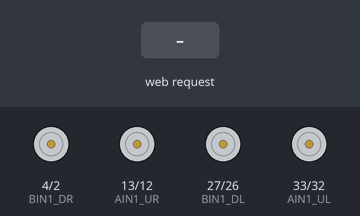
Simulated run of this program. Board: ESP32. Parts: motor-driver pin pairs drawn as motors (green arrow = first pin HIGH = forward, orange = second pin HIGH = backward, longer = more drive). Inputs (shaded band) come from the test bench. WiFi joins after 1.5 s; servers stay silent unless stated; what the program prints to the serial monitor is not drawn.

Above: at 2.7 s.
2.8 s: HTTP request GET /UL received
At 3.8 s:
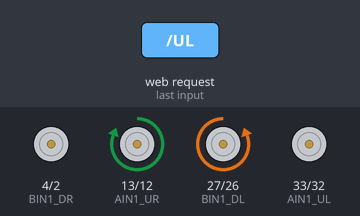
4.3 s: HTTP request GET /FW received
At 4.9 s:
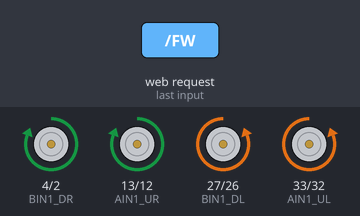
5.8 s: HTTP request GET /UR received
At 6.1 s:
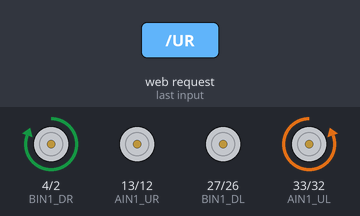
7.3 s: HTTP request GET /SL received
At 8.4 s:
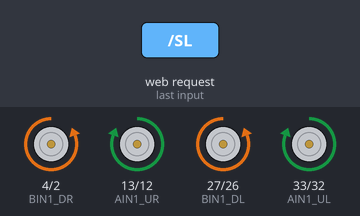
8.8 s: HTTP request GET /SR received
At 9.6 s:
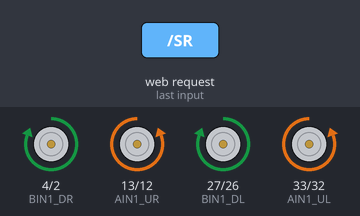
10.3 s: HTTP request GET /LL received
At 10.7 s:
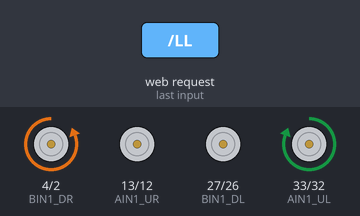
Timing chart, 0 to 12.8 s (numbered marks = the images above; inputs shaded):
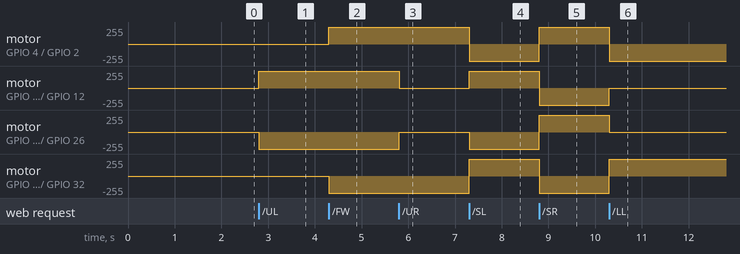

The program:

main.cpp
```cpp
#include <ArduinoOTA.h>
#include <WiFi.h>

#define MAX_CHANNEL 8

const char *ssid = "hoge";
const char *password = "moge";

// pin assign
const int AIN1_UL = 33;
const int AIN2_UL = 32;
const int PWMA_UL = 25;
const int BIN1_DL = 27;
const int BIN2_DL = 26;

const int AIN1_UR = 13;
const int AIN2_UR = 12;
const int PWMA_UR = 23;
const int BIN1_DR = 4;
const int BIN2_DR = 2;

const int Trig1 = 14;
const int Trig2 = 15;
const int Trig3 = 16;
const int Trig4 = 17;

const int Echo1 = 18;
const int Echo2 = 19;
const int Echo3 = 21;
const int Echo4 = 22;

const int CHANNEL_0 = 0;
const int CHANNEL_1 = 1;
const int CHANNEL_2 = 2;
const int CHANNEL_3 = 3;
const int CHANNEL_4 = 4;
const int CHANNEL_5 = 5;
const int CHANNEL_6 = 6;
const int CHANNEL_7 = 7;

const int LEDC_TIMER_BIT = 8;       // PWM range(8bit:0〜255、10bit:0〜1023)
const int LEDC_BASE_FREQ = 150000;  // Frequency[Hz]
const int VALUE_MAX = 255;          // MAX PWM

enum e_action {
  FW,  // forward
  TR,  // turn right
  TL,  // turn left
  BK,  // back
  SR,  // sideways right
  SL,  // sideways left
  UR,  // upper right
  UL,  // upper left
  LR,  // lower right
  LL,  // lower left
  ST   // stop
};

void setPWM(e_action action) {
  int tgt_pwm[MAX_CHANNEL];
  int w;

  // const int wait_PWM = 1;   //for cancelling mobile battery's auto power off
  const int wait_PWM = 0;

  w = VALUE_MAX;
  switch (action) {
    case FW:
      tgt_pwm[0] = 0;
      tgt_pwm[1] = w;
      tgt_pwm[2] = 0;
      tgt_pwm[3] = w;
      tgt_pwm[4] = w;
      tgt_pwm[5] = 0;
      tgt_pwm[6] = w;
      tgt_pwm[7] = 0;
      break;
    case TL:
      tgt_pwm[0] = 0;
      tgt_pwm[1] = w;
      tgt_pwm[2] = 0;
      tgt_pwm[3] = w;
      tgt_pwm[4] = 0;
      tgt_pwm[5] = w;
      tgt_pwm[6] = 0;
      tgt_pwm[7] = w;
      break;
    case TR:
      tgt_pwm[0] = w;
      tgt_pwm[1] = 0;
      tgt_pwm[2] = w;
      tgt_pwm[3] = 0;
      tgt_pwm[4] = w;
      tgt_pwm[5] = 0;
      tgt_pwm[6] = w;
      tgt_pwm[7] = 0;
      break;
    case BK:
      tgt_pwm[0] = w;
      tgt_pwm[1] = 0;
      tgt_pwm[2] = w;
      tgt_pwm[3] = 0;
      tgt_pwm[4] = 0;
      tgt_pwm[5] = w;
      tgt_pwm[6] = 0;
      tgt_pwm[7] = w;
      break;
    case SR:
      tgt_pwm[0] = 0;
      tgt_pwm[1] = w;
      tgt_pwm[2] = w;
      tgt_pwm[3] = 0;
      tgt_pwm[4] = 0;
      tgt_pwm[5] = w;
      tgt_pwm[6] = w;
      tgt_pwm[7] = 0;
      break;
    case SL:
      tgt_pwm[0] = w;
      tgt_pwm[1] = 0;
      tgt_pwm[2] = 0;
      tgt_pwm[3] = w;
      tgt_pwm[4] = w;
      tgt_pwm[5] = 0;
      tgt_pwm[6] = 0;
      tgt_pwm[7] = w;
      break;
    case UR:
      tgt_pwm[0] = 0;
      tgt_pwm[1] = w;
      tgt_pwm[2] = 0;
      tgt_pwm[3] = 0;
      tgt_pwm[4] = 0;
      tgt_pwm[5] = 0;
      tgt_pwm[6] = w;
      tgt_pwm[7] = 0;
      break;
    case UL:
      tgt_pwm[0] = 0;
      tgt_pwm[1] = 0;
      tgt_pwm[2] = 0;
      tgt_pwm[3] = w;
      tgt_pwm[4] = w;
      tgt_pwm[5] = 0;
      tgt_pwm[6] = 0;
      tgt_pwm[7] = 0;
      break;
    case LR:
      tgt_pwm[0] = 0;
      tgt_pwm[1] = 0;
      tgt_pwm[2] = w;
      tgt_pwm[3] = 0;
      tgt_pwm[4] = 0;
      tgt_pwm[5] = w;
      tgt_pwm[6] = 0;
      tgt_pwm[7] = 0;
      break;
    case LL:
      tgt_pwm[0] = w;
      tgt_pwm[1] = 0;
      tgt_pwm[2] = 0;
      tgt_pwm[3] = 0;
      tgt_pwm[4] = 0;
      tgt_pwm[5] = 0;
      tgt_pwm[6] = 0;
      tgt_pwm[7] = w;
      break;
    case ST:
      tgt_pwm[0] = 0;
      tgt_pwm[1] = wait_PWM;
      tgt_pwm[2] = 0;
      tgt_pwm[3] = wait_PWM;
      tgt_pwm[4] = 0;
      tgt_pwm[5] = wait_PWM;
      tgt_pwm[6] = 0;
      tgt_pwm[7] = wait_PWM;
      break;
    default:
      // Serial.println("stop");
      tgt_pwm[0] = 0;
      tgt_pwm[1] = wait_PWM;
      tgt_pwm[2] = 0;
      tgt_pwm[3] = wait_PWM;
      tgt_pwm[4] = 0;
      tgt_pwm[5] = wait_PWM;
      tgt_pwm[6] = 0;
      tgt_pwm[7] = wait_PWM;
      break;
  }

  for (int i = 0; i < MAX_CHANNEL; i++) {
    ledcWrite(i, tgt_pwm[i]);
  }

  delay(100);
}

WiFiServer server(80);

void setup() {
  Serial.begin(115200);

  pinMode(AIN1_UL, OUTPUT);
  pinMode(AIN2_UL, OUTPUT);
  pinMode(BIN1_DL, OUTPUT);
  pinMode(BIN2_DL, OUTPUT);
  pinMode(AIN1_UR, OUTPUT);
  pinMode(AIN2_UR, OUTPUT);
  pinMode(BIN1_DR, OUTPUT);
  pinMode(BIN2_DR, OUTPUT);

  pinMode(Trig1, OUTPUT);
  pinMode(Trig2, OUTPUT);
  pinMode(Trig3, OUTPUT);
  pinMode(Trig3, OUTPUT);
  pinMode(Echo1, INPUT);
  pinMode(Echo2, INPUT);
  pinMode(Echo3, INPUT);
  pinMode(Echo4, INPUT);

  ledcSetup(CHANNEL_0, LEDC_BASE_FREQ, LEDC_TIMER_BIT);
  ledcSetup(CHANNEL_1, LEDC_BASE_FREQ, LEDC_TIMER_BIT);
  ledcSetup(CHANNEL_2, LEDC_BASE_FREQ, LEDC_TIMER_BIT);
  ledcSetup(CHANNEL_3, LEDC_BASE_FREQ, LEDC_TIMER_BIT);
  ledcSetup(CHANNEL_4, LEDC_BASE_FREQ, LEDC_TIMER_BIT);
  ledcSetup(CHANNEL_5, LEDC_BASE_FREQ, LEDC_TIMER_BIT);
  ledcSetup(CHANNEL_6, LEDC_BASE_FREQ, LEDC_TIMER_BIT);
  ledcSetup(CHANNEL_7, LEDC_BASE_FREQ, LEDC_TIMER_BIT);

  ledcAttachPin(AIN1_UL, CHANNEL_0);
  ledcAttachPin(AIN2_UL, CHANNEL_1);
  ledcAttachPin(BIN1_DL, CHANNEL_2);
  ledcAttachPin(BIN2_DL, CHANNEL_3);
  ledcAttachPin(AIN1_UR, CHANNEL_4);
  ledcAttachPin(AIN2_UR, CHANNEL_5);
  ledcAttachPin(BIN1_DR, CHANNEL_6);
  ledcAttachPin(BIN2_DR, CHANNEL_7);

  delay(10);

  // We start by connecting to a WiFi network

  Serial.println();
  Serial.println();
  Serial.print("Connecting to ");
  Serial.println(ssid);

  WiFi.begin(ssid, password);

  while (WiFi.status() != WL_CONNECTED) {
    delay(500);
    Serial.print(".");
  }

  Serial.println("");
  Serial.println("WiFi connected.");
  Serial.println("IP address: ");
  Serial.println(WiFi.localIP());

  ArduinoOTA
      .onStart([]() {
        String type;
        if (ArduinoOTA.getCommand() == U_FLASH)
          type = "sketch";
        else  // U_SPIFFS
          type = "filesystem";

        // NOTE: if updating SPIFFS this would be the place to unmount SPIFFS
        // using SPIFFS.end()
        Serial.println("Start updating " + type);
      })
      .onEnd([]() { Serial.println("\nEnd"); })
      .onProgress([](unsigned int progress, unsigned int total) {
        Serial.printf("Progress: %u%%\r", (progress / (total / 100)));
      })
      .onError([](ota_error_t error) {
        Serial.printf("Error[%u]: ", error);
        if (error == OTA_AUTH_ERROR)
          Serial.println("Auth Failed");
        else if (error == OTA_BEGIN_ERROR)
          Serial.println("Begin Failed");
        else if (error == OTA_CONNECT_ERROR)
          Serial.println("Connect Failed");
        else if (error == OTA_RECEIVE_ERROR)
          Serial.println("Receive Failed");
        else if (error == OTA_END_ERROR)
          Serial.println("End Failed");
      });

  ArduinoOTA.begin();

  server.begin();
}

int value = 0;

void loop() {
  ArduinoOTA.handle();

  WiFiClient client = server.available();  // listen for incoming clients

  if (client) {                     // if you get a client,
    Serial.println("New Client.");  // print a message out the serial port
    String currentLine =
        "";  // make a String to hold incoming data from the client
    while (client.connected()) {  // loop while the client's connected
      if (client.available()) {   // if there's bytes to read from the client,
        char c = client.read();   // read a byte, then
        Serial.write(c);          // print it out the serial monitor
        if (c == '\n') {          // if the byte is a newline character

          // if the current line is blank, you got two newline characters in a
          // row. that's the end of the client HTTP request, so send a response:
          if (currentLine.length() == 0) {
            // HTTP headers always start with a response code (e.g. HTTP/1.1 200
            // OK) and a content-type so the client knows what's coming, then a
            // blank line:
            client.println("HTTP/1.1 200 OK");
            client.println("Content-type:text/html");
            client.println();

            // the content of the HTTP response follows the header:
            client.print("<html>");
            client.print("<head>");
            client.print("<meta charset=\"UTF-8\">");
            client.print(
                "<meta name=\"viewport\" "
                "content=\"width=device-width,initial-scale=1,minimum-scale="
                "1\">");
            client.print("<style>");
            client.print("table td{ padding:15px; }");
            client.print("</style>");
            client.print("</head>");
            client.print("<body>");
            client.print("<table>");
            client.print("<tbody align=\"center\">");
            client.print(
                "<tr><td><input type=\"button\" value=\"⇖\" "
                "style=\"font-size:32px;\" "
                "onclick=\"location.href='/UL';\"></td>");
            client.print(
                "<td><input type=\"button\" value=\"⇑\" "
                "style=\"font-size:32px;\" "
                "onclick=\"location.href='/FW';\"></td>");
            client.print(
                "<td><input type=\"button\" value=\"⇗\" "
                "style=\"font-size:32px;\" "
                "onclick=\"location.href='/UR';\"></td>");
            client.print(
                "<tr><td><input type=\"button\" value=\"⇐\" "
                "style=\"font-size:32px;\" "
                "onclick=\"location.href='/SL';\"></td>");
            client.print(
                "<td><input type=\"button\" value=\"■\" "
                "style=\"font-size:32px;\" "
                "onclick=\"location.href='/ST';\"></td>");
            client.print(
                "<td><input type=\"button\" value=\"⇒\" "
                "style=\"font-size:32px;\" "
                "onclick=\"location.href='/SR';\"></td>");
            client.print(
                "<tr><td><input type=\"button\" value=\"⇙\" "
                "style=\"font-size:32px;\" "
                "onclick=\"location.href='/LL';\"></td>");
            client.print(
                "<td><input type=\"button\" value=\"⇓\" "
                "style=\"font-size:32px;\" "
                "onclick=\"location.href='/BK';\"></td>");
            client.print(
                "<td><input type=\"button\" value=\"⇘\" "
                "style=\"font-size:32px;\" "
                "onclick=\"location.href='/LR';\"></td>");
            client.print("</tbody>");
            client.print("</table>");
            client.print("<table>");
            client.print("<tbody align=\"center\">");
            client.print(
                "<tr><td><input type=\"button\" value=\"↻\" "
                "style=\"font-size:32px;\" "
                "onclick=\"location.href='/TR';\"></td>");
            client.print(
                "<td><input type=\"button\" value=\"↺\" "
                "style=\"font-size:32px;\" "
                "onclick=\"location.href='/TL';\"></td>");
            client.print("</tbody>");
            client.print("</table>");
            client.print("</body>");
            client.print("</html>");
            // The HTTP response ends with another blank line:
            client.println();
            // break out of the while loop:
            break;
          } else {  // if you got a newline, then clear currentLine:
            currentLine = "";
          }
        } else if (c != '\r') {  // if you got anything else but a carriage
                                 // return character,
          currentLine += c;      // add it to the end of the currentLine
        }

        // Check to see if the client request was "GET /H" or "GET /L":
        if (currentLine.endsWith("GET /UL")) {
          setPWM(UL);
        }
        if (currentLine.endsWith("GET /FW")) {
          setPWM(FW);
        }
        if (currentLine.endsWith("GET /UR")) {
          setPWM(UR);
        }
        if (currentLine.endsWith("GET /SL")) {
          setPWM(SL);
        }
        if (currentLine.endsWith("GET /ST")) {
          setPWM(ST);
        }
        if (currentLine.endsWith("GET /SR")) {
          setPWM(SR);
        }
        if (currentLine.endsWith("GET /LL")) {
          setPWM(LL);
        }
        if (currentLine.endsWith("GET /BK")) {
          setPWM(BK);
        }
        if (currentLine.endsWith("GET /LR")) {
          setPWM(LR);
        }
        if (currentLine.endsWith("GET /TR")) {
          setPWM(TR);
        }
        if (currentLine.endsWith("GET /TL")) {
          setPWM(TL);
        }
      }
    }
    // close the connection:
    client.stop();
    Serial.println("Client Disconnected.");
  }
}
```

Measured:
- after the input at 2.8 s, motor on GPIO 13 (AIN1_UR) / GPIO 12 (AIN2_UR): stopped → forward 255/255 at once; motor on GPIO 27 (BIN1_DL) / GPIO 26 (BIN2_DL): stopped → backward 255/255 at once
- after the input at 4.3 s, motor on GPIO 4 (BIN1_DR) / GPIO 2 (BIN2_DR): stopped → forward 255/255 at once; motor on GPIO 33 (AIN1_UL) / GPIO 32 (AIN2_UL): stopped → backward 255/255 at once
- after the input at 5.8 s, motor on GPIO 13 (AIN1_UR) / GPIO 12 (AIN2_UR): forward 255/255 → stopped at once; motor on GPIO 27 (BIN1_DL) / GPIO 26 (BIN2_DL): backward 255/255 → stopped at once
- after the input at 7.3 s, motor on GPIO 4 (BIN1_DR) / GPIO 2 (BIN2_DR): forward 255/255 → backward 255/255 at once; motor on GPIO 13 (AIN1_UR) / GPIO 12 (AIN2_UR): stopped → forward 255/255 at once
- after the input at 8.8 s, motor on GPIO 4 (BIN1_DR) / GPIO 2 (BIN2_DR), motor on GPIO 27 (BIN1_DL) / GPIO 26 (BIN2_DL): backward 255/255 → forward 255/255 at once; motor on GPIO 13 (AIN1_UR) / GPIO 12 (AIN2_UR), motor on GPIO 33 (AIN1_UL) / GPIO 32 (AIN2_UL): forward 255/255 → backward 255/255 at once
- after the input at 10.3 s, motor on GPIO 4 (BIN1_DR) / GPIO 2 (BIN2_DR): forward 255/255 → backward 255/255 at once; motor on GPIO 13 (AIN1_UR) / GPIO 12 (AIN2_UR): backward 255/255 → stopped at once
